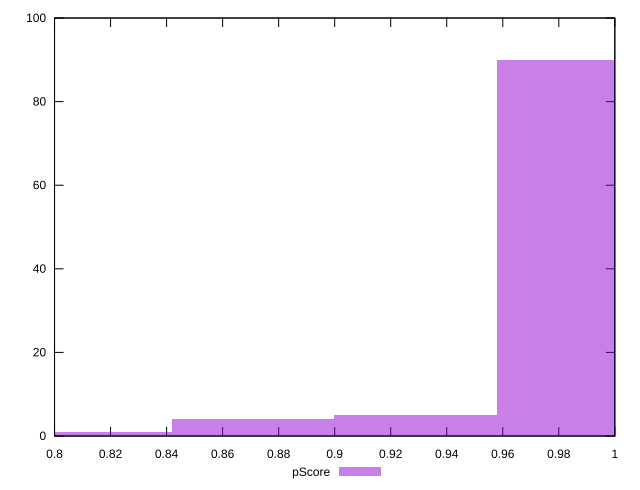

The script that saved this image:
reset

$pScore <<EOF
0.9289356019266578 5
0.9869940770470739 90
0.8708771268062417 4
0.8128186516858256 1
EOF

set key outside below
set boxwidth 0.05805847512041611
set xrange [0.8:1]
set yrange [0:100]
set trange [0:100]
set style fill transparent solid 0.5 noborder
set terminal svg size 640, 490 enhanced background rgb 'white'
set output "report_00015_2021-02-09T16-11-33.973Z/render-blocking-resources/samples/pages+cached+noadtech+nomedia+nocss/pScore/histogram.svg"

plot $pScore title "pScore" with boxes

reset
